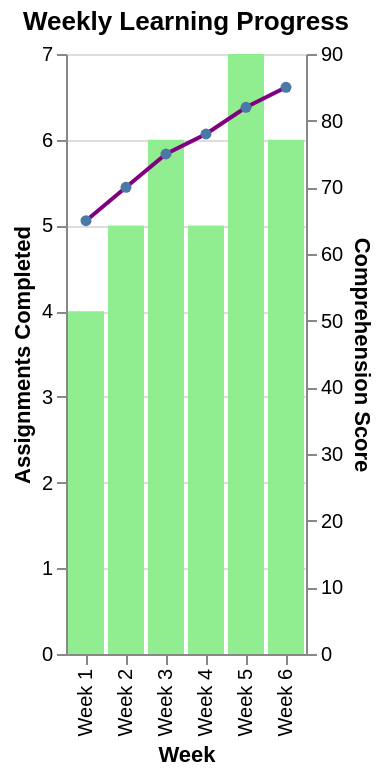

Write the Vega-Lite specification saved for this chart.
### Vega-Lite specification from a JSON file in a GitHub repository (floating-point values rounded to 4 significant figures)
{"$schema": "https://vega.github.io/schema/vega-lite/v6.json", "description": "Learning progress tracking", "layer": [{"mark": "bar", "encoding": {"x": {"field": "week", "type": "ordinal", "axis": {"title": "Week"}}, "y": {"field": "assignments", "type": "quantitative", "axis": {"title": "Assignments Completed"}}, "color": {"value": "lightgreen"}}}, {"mark": {"type": "line", "point": true, "color": "purple"}, "encoding": {"x": {"field": "week", "type": "ordinal"}, "y": {"field": "comprehension", "type": "quantitative", "axis": {"title": "Comprehension Score"}}}}], "data": {"values": [{"week": "Week 1", "assignments": 4, "comprehension": 65}, {"week": "Week 2", "assignments": 5, "comprehension": 70}, {"week": "Week 3", "assignments": 6, "comprehension": 75}, {"week": "Week 4", "assignments": 5, "comprehension": 78}, {"week": "Week 5", "assignments": 7, "comprehension": 82}, {"week": "Week 6", "assignments": 6, "comprehension": 85}]}, "resolve": {"scale": {"y": "independent"}}, "title": "Weekly Learning Progress"}
